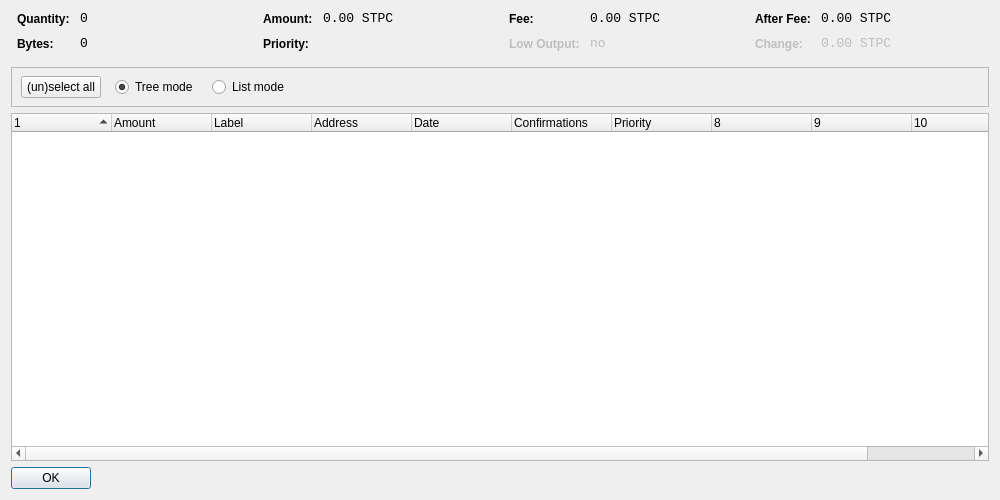
<?xml version="1.0" encoding="UTF-8"?>
<ui version="4.0">
 <class>CoinControlDialog</class>
 <widget class="QDialog" name="CoinControlDialog">
  <property name="geometry">
   <rect>
    <x>0</x>
    <y>0</y>
    <width>1000</width>
    <height>500</height>
   </rect>
  </property>
  <property name="windowTitle">
   <string>Coin Control</string>
  </property>
  <layout class="QVBoxLayout" name="verticalLayout">
   <item>
    <layout class="QHBoxLayout" name="horizontalLayoutTop" stretch="0,0,0,0">
     <property name="topMargin">
      <number>0</number>
     </property>
     <property name="bottomMargin">
      <number>10</number>
     </property>
     <item>
      <layout class="QFormLayout" name="formLayoutCoinControl1">
       <property name="horizontalSpacing">
        <number>10</number>
       </property>
       <property name="verticalSpacing">
        <number>10</number>
       </property>
       <property name="leftMargin">
        <number>6</number>
       </property>
       <property name="rightMargin">
        <number>6</number>
       </property>
       <item row="0" column="0">
        <widget class="QLabel" name="labelCoinControlQuantityText">
         <property name="styleSheet">
          <string notr="true">font-weight:bold;</string>
         </property>
         <property name="text">
          <string>Quantity:</string>
         </property>
        </widget>
       </item>
       <item row="0" column="1">
        <widget class="QLabel" name="labelCoinControlQuantity">
         <property name="font">
          <font>
           <family>Monospace</family>
           <pointsize>10</pointsize>
          </font>
         </property>
         <property name="cursor">
          <cursorShape>IBeamCursor</cursorShape>
         </property>
         <property name="contextMenuPolicy">
          <enum>Qt::ActionsContextMenu</enum>
         </property>
         <property name="text">
          <string notr="true">0</string>
         </property>
         <property name="textInteractionFlags">
          <set>Qt::LinksAccessibleByMouse|Qt::TextSelectableByKeyboard|Qt::TextSelectableByMouse</set>
         </property>
        </widget>
       </item>
       <item row="1" column="0">
        <widget class="QLabel" name="labelCoinControlBytesText">
         <property name="styleSheet">
          <string notr="true">font-weight:bold;</string>
         </property>
         <property name="text">
          <string>Bytes:</string>
         </property>
        </widget>
       </item>
       <item row="1" column="1">
        <widget class="QLabel" name="labelCoinControlBytes">
         <property name="font">
          <font>
           <family>Monospace</family>
           <pointsize>10</pointsize>
          </font>
         </property>
         <property name="cursor">
          <cursorShape>IBeamCursor</cursorShape>
         </property>
         <property name="contextMenuPolicy">
          <enum>Qt::ActionsContextMenu</enum>
         </property>
         <property name="text">
          <string notr="true">0</string>
         </property>
         <property name="textInteractionFlags">
          <set>Qt::LinksAccessibleByMouse|Qt::TextSelectableByKeyboard|Qt::TextSelectableByMouse</set>
         </property>
        </widget>
       </item>
      </layout>
     </item>
     <item>
      <layout class="QFormLayout" name="formLayoutCoinControl2">
       <property name="horizontalSpacing">
        <number>10</number>
       </property>
       <property name="verticalSpacing">
        <number>10</number>
       </property>
       <property name="leftMargin">
        <number>6</number>
       </property>
       <property name="rightMargin">
        <number>6</number>
       </property>
       <item row="0" column="0">
        <widget class="QLabel" name="labelCoinControlAmountText">
         <property name="styleSheet">
          <string notr="true">font-weight:bold;</string>
         </property>
         <property name="text">
          <string>Amount:</string>
         </property>
        </widget>
       </item>
       <item row="0" column="1">
        <widget class="QLabel" name="labelCoinControlAmount">
         <property name="font">
          <font>
           <family>Monospace</family>
           <pointsize>10</pointsize>
          </font>
         </property>
         <property name="cursor">
          <cursorShape>IBeamCursor</cursorShape>
         </property>
         <property name="contextMenuPolicy">
          <enum>Qt::ActionsContextMenu</enum>
         </property>
         <property name="text">
          <string notr="true">0.00 STPC</string>
         </property>
         <property name="textInteractionFlags">
          <set>Qt::LinksAccessibleByMouse|Qt::TextSelectableByKeyboard|Qt::TextSelectableByMouse</set>
         </property>
        </widget>
       </item>
       <item row="1" column="0">
        <widget class="QLabel" name="labelCoinControlPriorityText">
         <property name="styleSheet">
          <string notr="true">font-weight:bold;</string>
         </property>
         <property name="text">
          <string>Priority:</string>
         </property>
        </widget>
       </item>
       <item row="1" column="1">
        <widget class="QLabel" name="labelCoinControlPriority">
         <property name="font">
          <font>
           <family>Monospace</family>
           <pointsize>10</pointsize>
          </font>
         </property>
         <property name="cursor">
          <cursorShape>IBeamCursor</cursorShape>
         </property>
         <property name="contextMenuPolicy">
          <enum>Qt::ActionsContextMenu</enum>
         </property>
         <property name="text">
          <string/>
         </property>
         <property name="textInteractionFlags">
          <set>Qt::LinksAccessibleByMouse|Qt::TextSelectableByKeyboard|Qt::TextSelectableByMouse</set>
         </property>
        </widget>
       </item>
      </layout>
     </item>
     <item>
      <layout class="QFormLayout" name="formLayoutCoinControl3">
       <property name="horizontalSpacing">
        <number>10</number>
       </property>
       <property name="verticalSpacing">
        <number>10</number>
       </property>
       <property name="leftMargin">
        <number>6</number>
       </property>
       <property name="rightMargin">
        <number>6</number>
       </property>
       <item row="0" column="0">
        <widget class="QLabel" name="labelCoinControlFeeText">
         <property name="styleSheet">
          <string notr="true">font-weight:bold;</string>
         </property>
         <property name="text">
          <string>Fee:</string>
         </property>
        </widget>
       </item>
       <item row="0" column="1">
        <widget class="QLabel" name="labelCoinControlFee">
         <property name="font">
          <font>
           <family>Monospace</family>
           <pointsize>10</pointsize>
          </font>
         </property>
         <property name="cursor">
          <cursorShape>IBeamCursor</cursorShape>
         </property>
         <property name="contextMenuPolicy">
          <enum>Qt::ActionsContextMenu</enum>
         </property>
         <property name="text">
          <string notr="true">0.00 STPC</string>
         </property>
         <property name="textInteractionFlags">
          <set>Qt::LinksAccessibleByMouse|Qt::TextSelectableByKeyboard|Qt::TextSelectableByMouse</set>
         </property>
        </widget>
       </item>
       <item row="1" column="0">
        <widget class="QLabel" name="labelCoinControlLowOutputText">
         <property name="enabled">
          <bool>false</bool>
         </property>
         <property name="styleSheet">
          <string notr="true">font-weight:bold;</string>
         </property>
         <property name="text">
          <string>Low Output:</string>
         </property>
        </widget>
       </item>
       <item row="1" column="1">
        <widget class="QLabel" name="labelCoinControlLowOutput">
         <property name="enabled">
          <bool>false</bool>
         </property>
         <property name="font">
          <font>
           <family>Monospace</family>
           <pointsize>10</pointsize>
          </font>
         </property>
         <property name="cursor">
          <cursorShape>IBeamCursor</cursorShape>
         </property>
         <property name="contextMenuPolicy">
          <enum>Qt::ActionsContextMenu</enum>
         </property>
         <property name="text">
          <string notr="true">no</string>
         </property>
         <property name="textInteractionFlags">
          <set>Qt::LinksAccessibleByMouse|Qt::TextSelectableByKeyboard|Qt::TextSelectableByMouse</set>
         </property>
        </widget>
       </item>
      </layout>
     </item>
     <item>
      <layout class="QFormLayout" name="formLayoutCoinControl4">
       <property name="horizontalSpacing">
        <number>10</number>
       </property>
       <property name="verticalSpacing">
        <number>10</number>
       </property>
       <property name="leftMargin">
        <number>6</number>
       </property>
       <property name="rightMargin">
        <number>6</number>
       </property>
       <item row="0" column="0">
        <widget class="QLabel" name="labelCoinControlAfterFeeText">
         <property name="styleSheet">
          <string notr="true">font-weight:bold;</string>
         </property>
         <property name="text">
          <string>After Fee:</string>
         </property>
        </widget>
       </item>
       <item row="0" column="1">
        <widget class="QLabel" name="labelCoinControlAfterFee">
         <property name="font">
          <font>
           <family>Monospace</family>
           <pointsize>10</pointsize>
          </font>
         </property>
         <property name="cursor">
          <cursorShape>IBeamCursor</cursorShape>
         </property>
         <property name="contextMenuPolicy">
          <enum>Qt::ActionsContextMenu</enum>
         </property>
         <property name="text">
          <string notr="true">0.00 STPC</string>
         </property>
         <property name="textInteractionFlags">
          <set>Qt::LinksAccessibleByMouse|Qt::TextSelectableByKeyboard|Qt::TextSelectableByMouse</set>
         </property>
        </widget>
       </item>
       <item row="1" column="0">
        <widget class="QLabel" name="labelCoinControlChangeText">
         <property name="enabled">
          <bool>false</bool>
         </property>
         <property name="styleSheet">
          <string notr="true">font-weight:bold;</string>
         </property>
         <property name="text">
          <string>Change:</string>
         </property>
        </widget>
       </item>
       <item row="1" column="1">
        <widget class="QLabel" name="labelCoinControlChange">
         <property name="enabled">
          <bool>false</bool>
         </property>
         <property name="font">
          <font>
           <family>Monospace</family>
           <pointsize>10</pointsize>
          </font>
         </property>
         <property name="cursor">
          <cursorShape>IBeamCursor</cursorShape>
         </property>
         <property name="contextMenuPolicy">
          <enum>Qt::ActionsContextMenu</enum>
         </property>
         <property name="text">
          <string notr="true">0.00 STPC</string>
         </property>
         <property name="textInteractionFlags">
          <set>Qt::LinksAccessibleByMouse|Qt::TextSelectableByKeyboard|Qt::TextSelectableByMouse</set>
         </property>
        </widget>
       </item>
      </layout>
     </item>
    </layout>
   </item>
   <item>
    <widget class="QFrame" name="frame">
     <property name="minimumSize">
      <size>
       <width>0</width>
       <height>40</height>
      </size>
     </property>
     <property name="frameShape">
      <enum>QFrame::StyledPanel</enum>
     </property>
     <property name="frameShadow">
      <enum>QFrame::Sunken</enum>
     </property>
     <widget class="QWidget" name="horizontalLayoutWidget">
      <property name="geometry">
       <rect>
        <x>10</x>
        <y>0</y>
        <width>781</width>
        <height>41</height>
       </rect>
      </property>
      <layout class="QHBoxLayout" name="horizontalLayoutPanel" stretch="0,0,0,0,0">
       <property name="spacing">
        <number>14</number>
       </property>
       <item>
        <widget class="QPushButton" name="pushButtonSelectAll">
         <property name="sizePolicy">
          <sizepolicy hsizetype="Maximum" vsizetype="Fixed">
           <horstretch>0</horstretch>
           <verstretch>0</verstretch>
          </sizepolicy>
         </property>
         <property name="text">
          <string>(un)select all</string>
         </property>
        </widget>
       </item>
       <item>
        <widget class="QRadioButton" name="radioTreeMode">
         <property name="sizePolicy">
          <sizepolicy hsizetype="Maximum" vsizetype="Fixed">
           <horstretch>0</horstretch>
           <verstretch>0</verstretch>
          </sizepolicy>
         </property>
         <property name="text">
          <string>Tree mode</string>
         </property>
         <property name="checked">
          <bool>true</bool>
         </property>
        </widget>
       </item>
       <item>
        <widget class="QRadioButton" name="radioListMode">
         <property name="sizePolicy">
          <sizepolicy hsizetype="Maximum" vsizetype="Fixed">
           <horstretch>0</horstretch>
           <verstretch>0</verstretch>
          </sizepolicy>
         </property>
         <property name="text">
          <string>List mode</string>
         </property>
        </widget>
       </item>
       <item>
        <spacer name="horizontalSpacer">
         <property name="orientation">
          <enum>Qt::Horizontal</enum>
         </property>
         <property name="sizeHint" stdset="0">
          <size>
           <width>40</width>
           <height>20</height>
          </size>
         </property>
        </spacer>
       </item>
      </layout>
     </widget>
    </widget>
   </item>
   <item>
    <widget class="CoinControlTreeWidget" name="treeWidget">
     <property name="contextMenuPolicy">
      <enum>Qt::CustomContextMenu</enum>
     </property>
     <property name="sortingEnabled">
      <bool>false</bool>
     </property>
     <property name="columnCount">
      <number>11</number>
     </property>
     <attribute name="headerShowSortIndicator" stdset="0">
      <bool>true</bool>
     </attribute>
     <attribute name="headerStretchLastSection">
      <bool>false</bool>
     </attribute>
     <column>
      <property name="text">
       <string/>
      </property>
     </column>
     <column>
      <property name="text">
       <string>Amount</string>
      </property>
     </column>
     <column>
      <property name="text">
       <string>Label</string>
      </property>
     </column>
     <column>
      <property name="text">
       <string>Address</string>
      </property>
     </column>
     <column>
      <property name="text">
       <string>Date</string>
      </property>
     </column>
     <column>
      <property name="text">
       <string>Confirmations</string>
      </property>
      <property name="toolTip">
       <string>Confirmed</string>
      </property>
     </column>
     <column>
      <property name="text">
       <string>Priority</string>
      </property>
     </column>
     <column>
      <property name="text">
       <string/>
      </property>
     </column>
     <column>
      <property name="text">
       <string/>
      </property>
     </column>
     <column>
      <property name="text">
       <string/>
      </property>
     </column>
     <column>
      <property name="text">
       <string/>
      </property>
     </column>
    </widget>
   </item>
   <item>
    <widget class="QDialogButtonBox" name="buttonBox">
     <property name="sizePolicy">
      <sizepolicy hsizetype="Maximum" vsizetype="Fixed">
       <horstretch>0</horstretch>
       <verstretch>0</verstretch>
      </sizepolicy>
     </property>
     <property name="orientation">
      <enum>Qt::Horizontal</enum>
     </property>
     <property name="standardButtons">
      <set>QDialogButtonBox::Ok</set>
     </property>
    </widget>
   </item>
  </layout>
 </widget>
 <customwidgets>
  <customwidget>
   <class>CoinControlTreeWidget</class>
   <extends>QTreeWidget</extends>
   <header>coincontroltreewidget.h</header>
  </customwidget>
 </customwidgets>
 <resources/>
 <connections/>
</ui>
